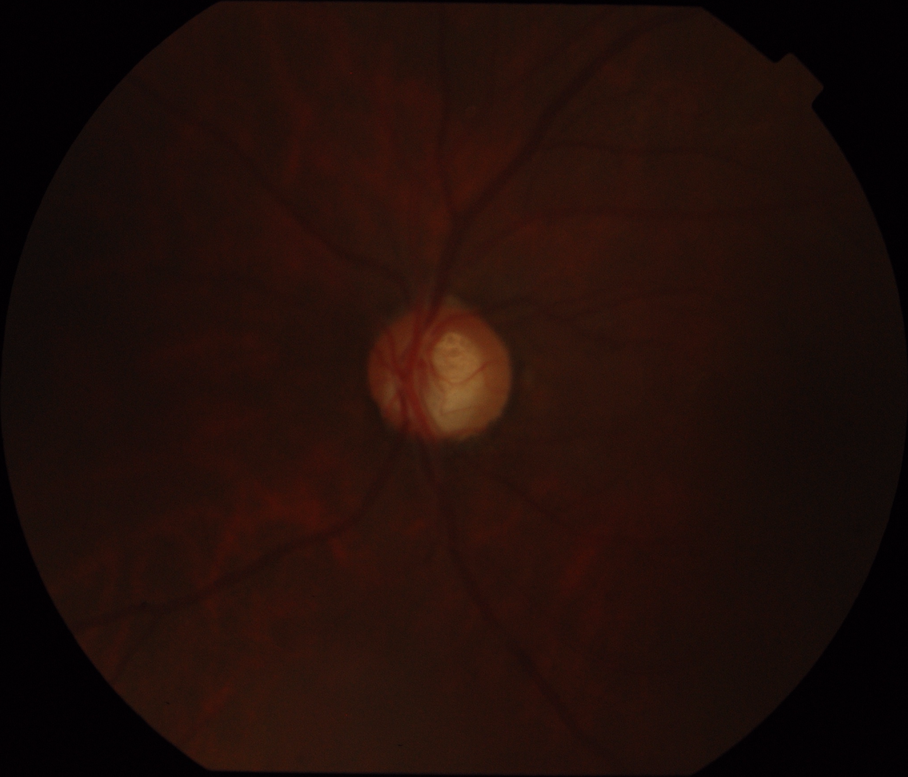
#> input picture dataset/train/Images/Glaucoma/drishtiGS_002.png, 908 x 777 px, shrunk from 2045 x 1752 before the run; its folder holds only this picture in this run
$ python 2_preprocessing.py
#> lines starting #> are read from the running program, lines starting #| are printed output that depends on the picture
import cv2
import numpy as np
import matplotlib.pyplot as plt
import os
import json
from skimage import draw
from glob import glob
from pathlib import Path

"""
--------------------------------------------------------------
==================PREPROCESSING===============================
--------------------------------------------------------------
"""

def load_image(image_path):
    """
    Load image and convert BGR to RGB
    """
    img = cv2.imread(image_path)
#> img is the input picture: shape (777, 908, 3); mean B, G, R 9.1, 13.8, 32.3
    if img is None:
        raise FileNotFoundError(f"Image not found at {image_path}")
    img = cv2.cvtColor(img, cv2.COLOR_BGR2RGB)
    return img

def apply_clahe(image):
    """
    Apply CLAHE for contrast enhancement

    Rationale: CLAHE enhances local contrast making the boundaries between
    optic disc/cup and surrounding retina more distinct, which improves
    segmentation accuracy.
    """
    # Convert to LAB color space
    lab = cv2.cvtColor(image, cv2.COLOR_RGB2LAB)
#> lab: shape (777, 908, 3); mean of channels 0, 1, 2 16.2, 136.6, 133.7
    l, a, b = cv2.split(lab)
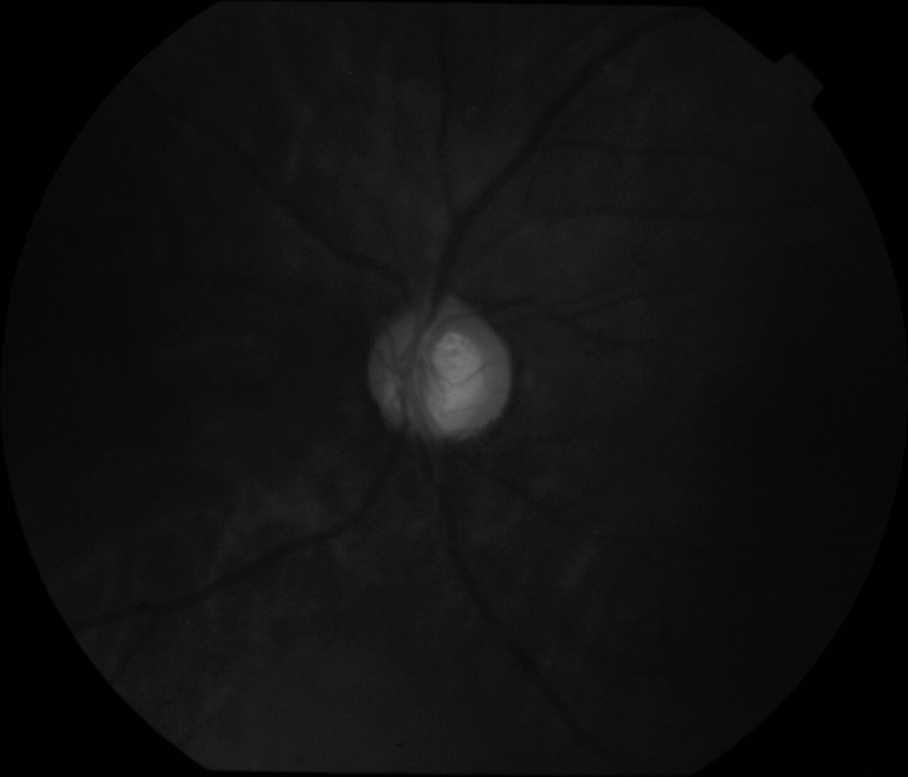
#> l: shape (777, 908); min 0, max 122, mean 16.2
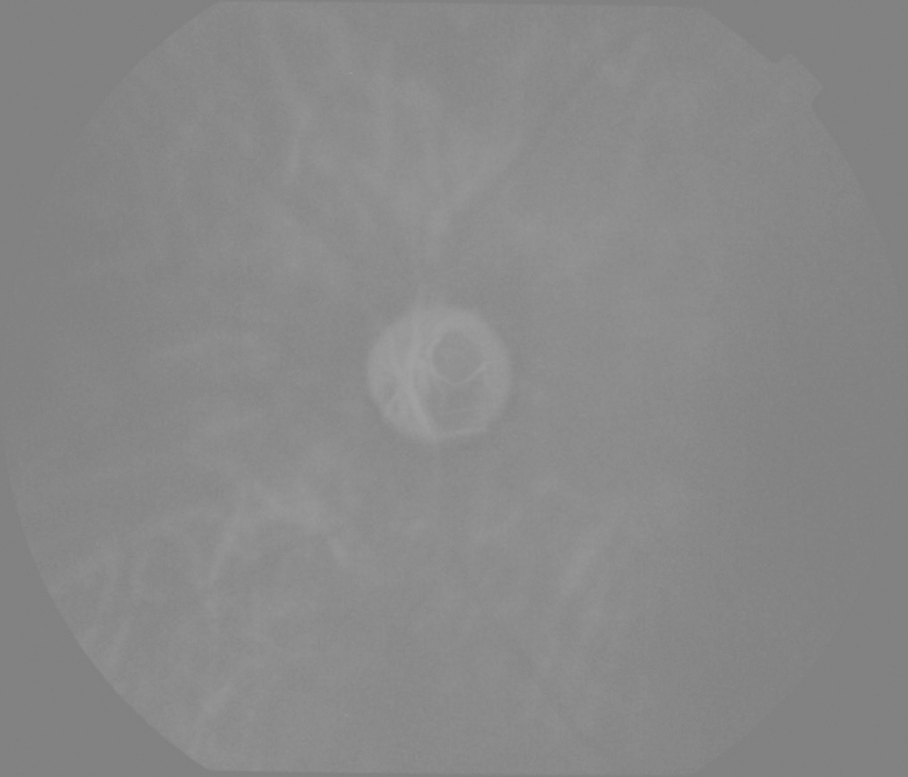
#> a: shape (777, 908); min 126, max 161, mean 136.6

    # Apply CLAHE to the L channel
    clahe = cv2.createCLAHE(clipLimit=2.0, tileGridSize=(8, 8))
    cl = clahe.apply(l)
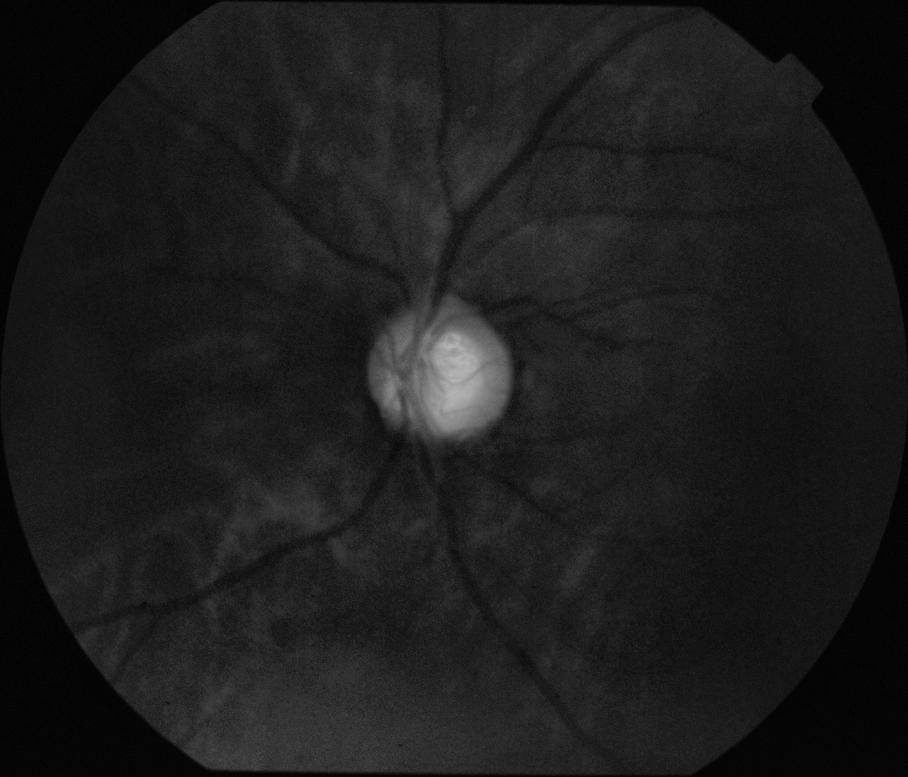
#> cl: shape (777, 908); min 1, max 183, mean 28.6

    # Merge the CLAHE enhanced L channel with the original A and B channels
    enhanced_lab = cv2.merge((cl, a, b))
#> enhanced_lab: shape (777, 908, 3); mean of channels 0, 1, 2 28.6, 136.6, 133.7

    # Convert back to RGB color space
    enhanced_rgb = cv2.cvtColor(enhanced_lab, cv2.COLOR_LAB2RGB)
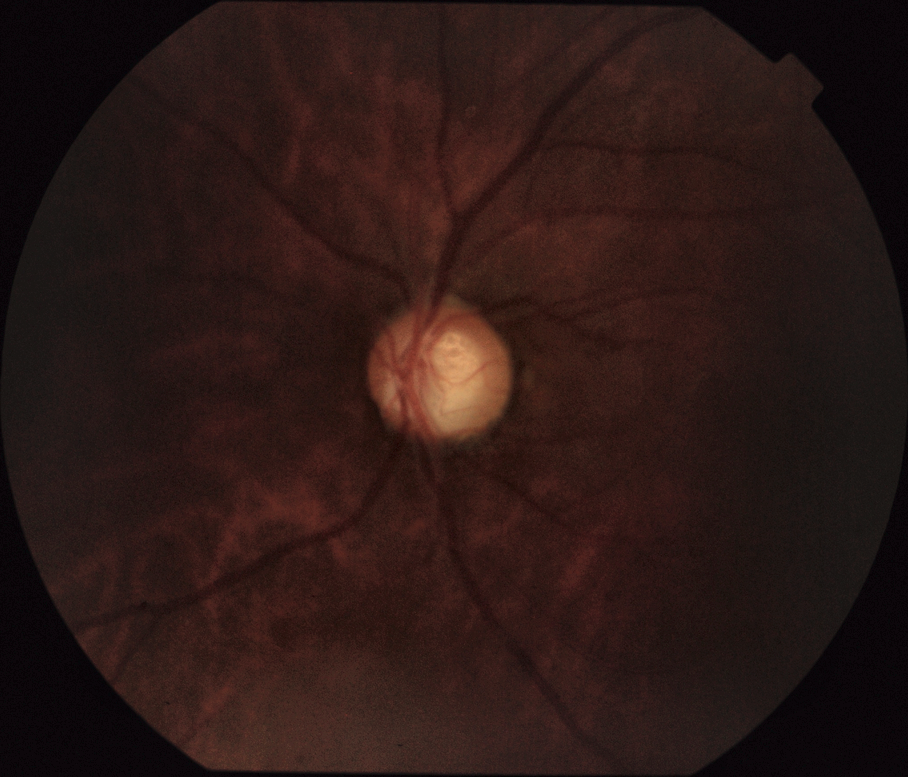
#> enhanced_rgb: shape (777, 908, 3); mean R, G, B 43.4, 24.8, 21.8
    return enhanced_rgb

def get_image_paths():
    """
    Get image paths from both train and test directories for Glaucoma and Normal cases
    """
    image_paths = {
        'train_glaucoma': [],
        'train_normal': [],
        'test_glaucoma': [],
        'test_normal': []
    }

    # Training set
    train_glaucoma = glob('dataset/train/Images/Glaucoma/*.png') + glob('dataset/train/Images/Glaucoma/*.jpg')
    train_normal = glob('dataset/train/Images/Normal/*.png') + glob('dataset/train/Images/Normal/*.jpg')
    image_paths['train_glaucoma'].extend(train_glaucoma)
    image_paths['train_normal'].extend(train_normal)

    # Test set
    test_glaucoma = glob('dataset/test/Images/Glaucoma/*.png') + glob('dataset/test/Images/Glaucoma/*.jpg')
    test_normal = glob('dataset/test/Images/Normal/*.png') + glob('dataset/test/Images/Normal/*.jpg')
    image_paths['test_glaucoma'].extend(test_glaucoma)
    image_paths['test_normal'].extend(test_normal)

    return image_paths

def create_output_directories():
    """
    Create output directories for preprocessed images
    """
    base_dir = "preprocessing"
    directories = [
        f"{base_dir}/train_glaucoma",
        f"{base_dir}/train_normal",
        f"{base_dir}/test_glaucoma",
        f"{base_dir}/test_normal"
    ]

    for directory in directories:
        os.makedirs(directory, exist_ok=True)
        print(f"Created directory: {directory}")

def save_preprocessed_image(image, category, filename):
    """
    Save preprocessed image to the appropriate directory
    """
#> called with category = 'train_glaucoma', filename = 'drishtiGS_002.png'
    output_dir = f"preprocessing/{category}"
    output_path = os.path.join(output_dir, filename)

    # Convert RGB to BGR for saving with cv2
    image_bgr = cv2.cvtColor(image, cv2.COLOR_RGB2BGR)
    cv2.imwrite(output_path, image_bgr)
    return output_path

def visualize_random_samples(preprocessed_images):
    """
    Visualize randomly selected samples from each category
    """
    # Randomly select 1 image from each category
    samples = []
    for category in ['train_glaucoma', 'test_glaucoma', 'train_normal', 'test_normal']:
        if preprocessed_images[category]:  # Check if category has images
            sample = np.random.choice(preprocessed_images[category])
            samples.append((category, sample))

    # Create figure with smaller size
    plt.figure(figsize=(10, 11))
    plt.suptitle('Preprocessed Images', fontsize=14, y=0.95)

    # Adjust subplot parameters for tighter spacing
    plt.subplots_adjust(hspace=0.3, wspace=0.05)

    for idx, (category, sample) in enumerate(samples):
        original, enhanced = sample['original'], sample['enhanced']
        filename = os.path.splitext(os.path.basename(sample['path']))[0]  # Remove file extension

        # Original
        plt.subplot(4, 2, idx*2 + 1)
        plt.imshow(original)
        if idx == 0:
            plt.title('Original Image', pad=5)
        plt.axis('off')

        # Add filename and category as row label
        if idx % 2 == 0:
            plt.text(-0.2, 0.5, f"{filename}\n({category})",
                    transform=plt.gca().transAxes,
                    verticalalignment='center',
                    fontsize=8)

        # CLAHE Enhanced
        plt.subplot(4, 2, idx*2 + 2)
        plt.imshow(enhanced)
        if idx == 0:
            plt.title('CLAHE Enhanced', pad=5)
        plt.axis('off')

    plt.tight_layout(rect=[0, 0, 1, 0.95])  # Adjust layout to account for suptitle
    plt.show()

if __name__ == '__main__':
    # Create output directories
    create_output_directories()

    # Get all image paths
    image_paths = get_image_paths()

    # Initialize preprocessed images dictionary with separate train/test categories
    preprocessed_images = {
        'train_glaucoma': [],
        'train_normal': [],
        'test_glaucoma': [],
        'test_normal': []
    }

    # Process all images keeping train/test separation
    for category in preprocessed_images.keys():
        print(f"Processing {category} images...")
        for path in image_paths[category]:
            try:
                # Get filename without directory path
                filename = os.path.basename(path)

                # Load and preprocess image
                image = load_image(path)
                enhanced = apply_clahe(image)

                # Save preprocessed image
                saved_path = save_preprocessed_image(enhanced, category, filename)
                #print(f"Saved preprocessed image to: {saved_path}")

                # Store for visualization
                preprocessed_images[category].append({
                    'path': path,
                    'original': image,
                    'enhanced': enhanced
                })
            except Exception as e:
                print(f"Error processing {path}: {str(e)}")

    # Visualize random samples
    visualize_random_samples(preprocessed_images)
